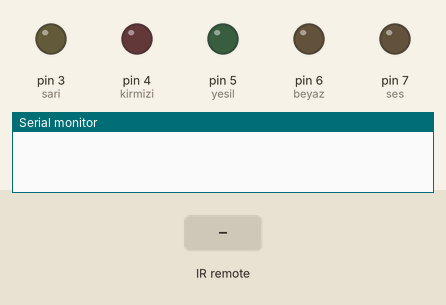
Bench run of a sketch on a simulated Arduino Uno, built with avr-gcc and run on an emulated ATmega328P. Shown: output pins drawn as LEDs (lit = HIGH), the last lines printed to the serial monitor. The inputs (shaded band) are chosen by the test bench.

Above: at 1.3 s.
1.4 s: infrared code 0xFF6897 received
At 2.5 s:
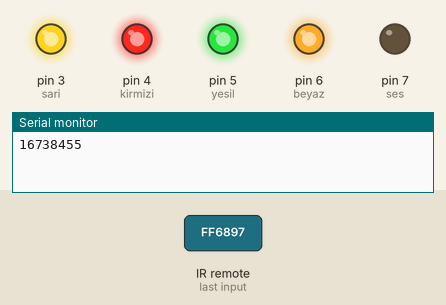
3.0 s: infrared code 0xFFC23D received
At 3.7 s:
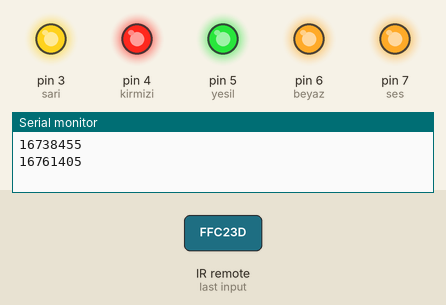
4.5 s: infrared code 0xFFA25D received
At 4.9 s:
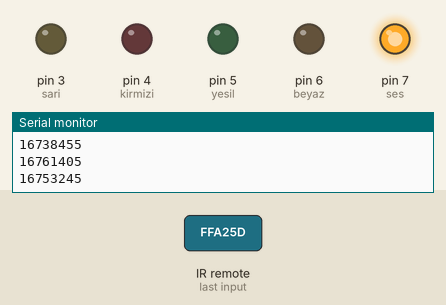
6.0 s: infrared code 0xFF629D received
At 7.2 s:
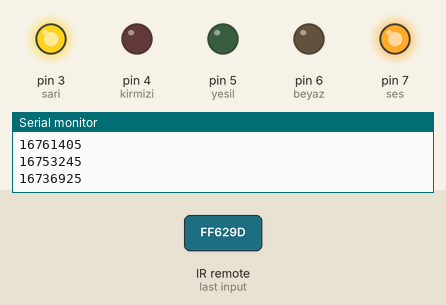
7.5 s: infrared code 0xFFE21D received
At 8.5 s:
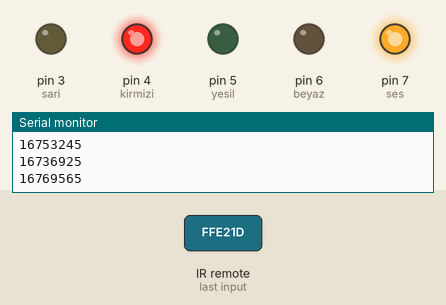
9.0 s: infrared code 0xFF22DD received
At 9.6 s:
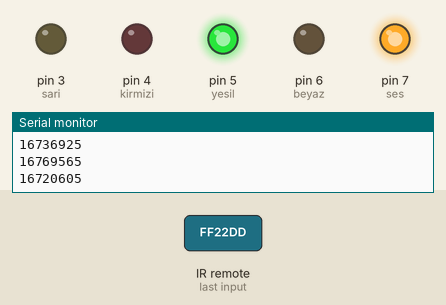
Timing chart, 0 to 11.5 s (numbered marks = the images above; inputs shaded):
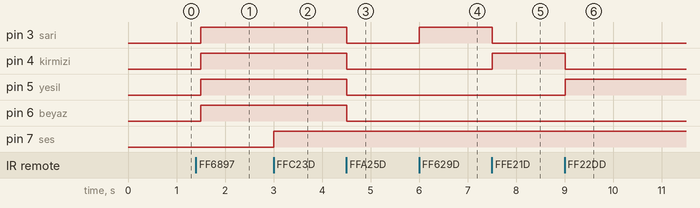

Measured:
- after the input at 1.4 s, pin 3 (sari), pin 4 (kirmizi), pin 5 (yesil), pin 6 (beyaz): LOW → HIGH after 0.10 s
- after the input at 3.0 s, pin 7 (ses): LOW → HIGH at once
- after the input at 4.5 s, pin 3 (sari), pin 4 (kirmizi), pin 5 (yesil), pin 6 (beyaz): HIGH → LOW at once
- after the input at 6.0 s, pin 3 (sari): LOW → HIGH at once
- after the input at 7.5 s, pin 3 (sari): HIGH → LOW at once; pin 4 (kirmizi): LOW → HIGH at once
- after the input at 9.0 s, pin 4 (kirmizi): HIGH → LOW at once; pin 5 (yesil): LOW → HIGH at once

The sketch:

IR_al_c__projesi.ino
```cpp
#include <IRremote.hpp>
int sari=3,kirmizi=4,yesil=5,beyaz=6,ses=7;
int IRdatapin=2;

IRrecv IR0(IRdatapin);
decode_results results;

#define tusguc 16738455
#define tus0 16753245
#define tus1 16736925
#define tus2 16769565
#define tus3 16720605
#define tus4 16712445
#define tus5 16761405

void setup() {
Serial.begin(9600);
pinMode(sari,OUTPUT);
pinMode(kirmizi,OUTPUT);
pinMode(yesil,OUTPUT);
pinMode(beyaz,OUTPUT);
pinMode(ses,OUTPUT);
IR0.enableIRIn();

}

void loop() {
if(IR0.decode(&results))
{
  Serial.println(results.value);
  IR0.resume();
  if(results.value==tusguc)
  {
    digitalWrite(sari,HIGH);
    digitalWrite(kirmizi,HIGH);
    digitalWrite(yesil,HIGH);
    digitalWrite(beyaz,HIGH);
  }
  else if(results.value==tus0)
  {
    digitalWrite(sari,LOW);
    digitalWrite(kirmizi,LOW);
    digitalWrite(yesil,LOW);
    digitalWrite(beyaz,LOW);
  }
  else if(results.value==tus1)
  {
    digitalWrite(sari,!digitalRead(sari));
    digitalWrite(kirmizi,LOW);
    digitalWrite(yesil,LOW);
    digitalWrite(beyaz,LOW);
  }
  else if(results.value==tus2)
  {
    digitalWrite(sari,LOW);
    digitalWrite(kirmizi,!digitalRead(kirmizi));
    digitalWrite(yesil,LOW);
    digitalWrite(beyaz,LOW);
  }
  else if(results.value==tus3)
  {
    digitalWrite(sari,LOW);
    digitalWrite(kirmizi,LOW);
    digitalWrite(yesil,!digitalRead(yesil));
    digitalWrite(beyaz,LOW);
  }
  else if(results.value==tus4)
  {
    digitalWrite(sari,LOW);
    digitalWrite(kirmizi,LOW);
    digitalWrite(yesil,LOW);
    digitalWrite(beyaz,!digitalRead(beyaz));
  }
  else if(results.value==tus5)
  {
    digitalWrite(ses,!digitalRead(ses));
  }

}
delay(500);
}
```
